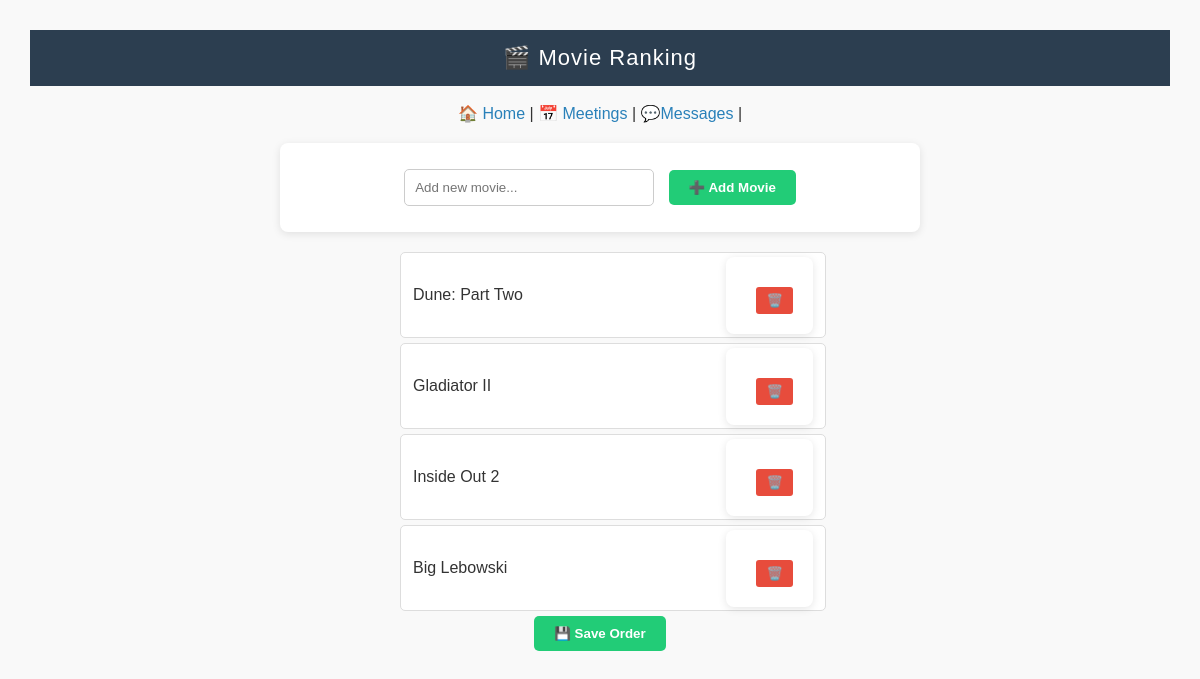
Before: /movies with the older database file.
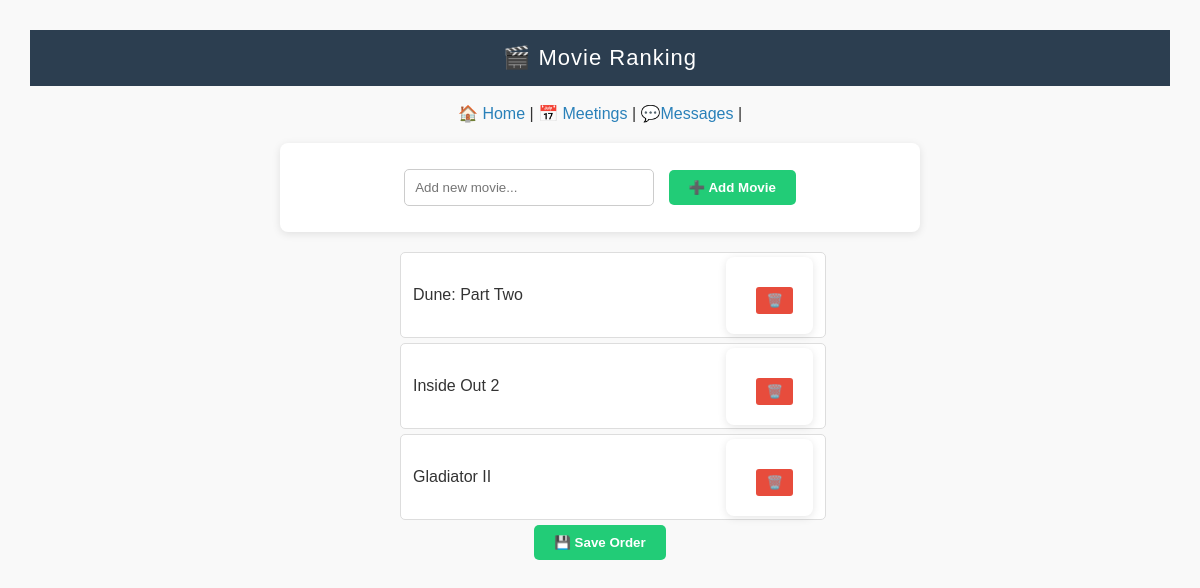
After: the same page with the newer database file.
### tables this page shows
CREATE TABLE movies (
    id INTEGER PRIMARY KEY AUTOINCREMENT,
    title TEXT NOT NULL,
    rank INTEGER NOT NULL
);

### app.py (the view, shortened to what this page needs)
@app.route('/movies', methods=['GET', 'POST'])
def movies():
    conn = get_db_connection()
    movies = conn.execute('SELECT * FROM movies ORDER BY rank ASC').fetchall()
    conn.close()
    return render_template('movies.html', movies=movies)

### app.py (called while the page is built)
def get_db_connection():
    conn = sqlite3.connect('data.db')
    conn.row_factory = sqlite3.Row
    return conn

### templates/movies.html (shortened to what this page needs)
<!DOCTYPE html>
<html lang="en">
<head>
  <link rel="stylesheet" href="{{ url_for('static', filename='style.css') }}">
</head>
<body>
  <header>🎬 Movie Ranking</header>
  <br>
  <div style="text-align:center;">
    <a href="/">🏠 Home</a> |
    <a href="/countdown">📅 Meetings</a> |
    <a href="/messages">💬Messages</a> |
  </div>
  <form method="POST" action="{{ url_for('movies') }}">
    <input type="text" name="title" placeholder="Add new movie..." required>
    <input type="submit" value="➕ Add Movie">
  </form>
  <ul id="movie-list">
    {% for movie in movies %}
      <li draggable="true" data-id="{{ movie.id }}">
        <span>{{ movie.title }}</span>
        <form method="POST" action="{{ url_for('delete_movie', movie_id=movie.id) }}" style="margin:0;">
          <button type="submit" class="delete-btn">🗑️</button>
        </form>
      </li>
    {% endfor %}
  </ul>
  <button style="display: block;
        margin: 0 auto;" id="save-order">💾 Save Order</button>
</body>
</html>

### static/style.css (style rules this page uses)
body { font-family: 'Segoe UI', Tahoma, Geneva, Verdana, sans-serif; background-color: #f7f9fb; color: #333; margin: 0; padding: 0; }
header { background-color: #2c3e50; color: white; padding: 15px; text-align: center; font-size: 22px; letter-spacing: 1px; }
a { color: #2980b9; text-decoration: none; }
form { margin: 20px auto; max-width: 600px; background-color: white; padding: 20px; border-radius: 8px; box-shadow: 0px 2px 8px rgba(0,0,0,0.1); }
input[type="text"], input[type="date"], input[type="password"], select { width: 100%; padding: 10px; margin: 6px 0; border-radius: 6px; border: 1px solid #ccc; box-sizing: border-box; }
button { background-color: #3498db; color: white; border: none; padding: 10px 16px; margin-top: 10px; border-radius: 5px; cursor: pointer; font-weight: bold; transition: background 0.3s ease; }

### templates/movies.html (style rules this page uses)
body { font-family: Arial, sans-serif; background: #f9f9f9; padding: 30px; }
form { text-align: center; margin-bottom: 20px; }
input[type="text"] { padding: 10px; width: 250px; border-radius: 5px; border: 1px solid #ccc; }
button, input[type="submit"] { padding: 10px 20px; margin-left: 10px; border: none; background-color: #2c7; color: white; border-radius: 5px; cursor: pointer; font-weight: bold; text-align: center; }
ul { list-style-type: none; padding: 0; max-width: 400px; margin: 0 auto; }
li { background-color: #fff; border: 1px solid #ddd; padding: 12px; margin-bottom: 5px; cursor: grab; border-radius: 5px; display: flex; justify-content: space-between; align-items: center; transition: all 0.2s ease; height: 60px; width: 400px; }
.delete-btn { background-color: #e74c3c; color: white; border: none; padding: 6px 10px; border-radius: 3px; cursor: pointer; }

Changed rows visible on the page:
removed movies: title "Big Lebowski"
changed movies "Inside Out 2": moves up the list
